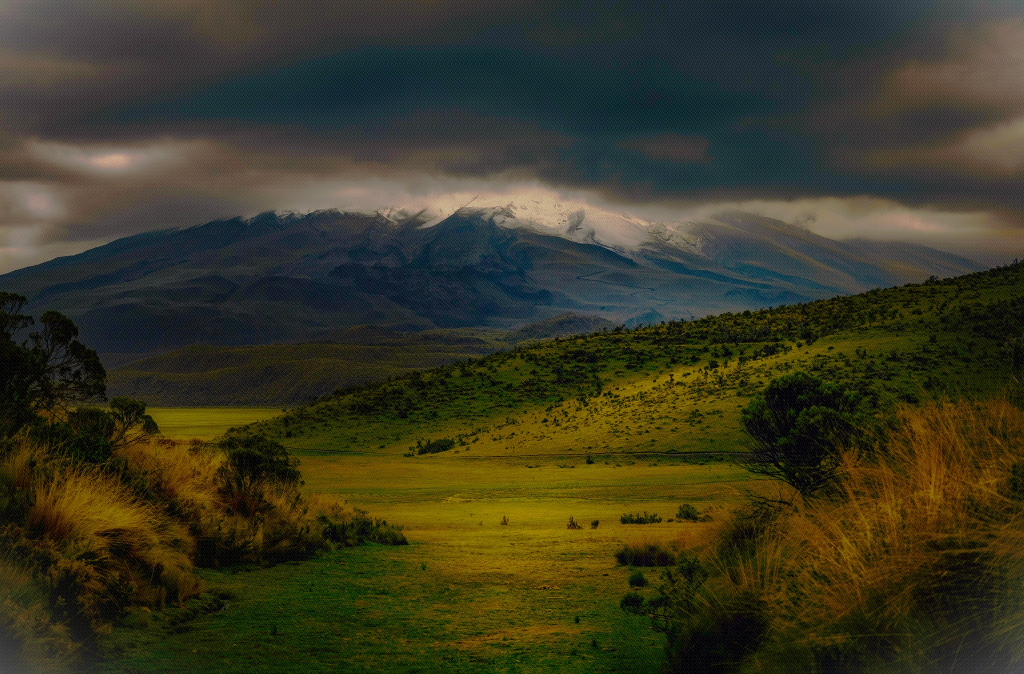
#> input picture attacked_image/hey.jpg, 2048 x 1348 px (shown at 1/2 size)
$ python -i app.py   (imports and definitions only)
#> lines starting #> are read from the running program, lines starting #| are printed output that depends on the picture
import io
import os
from typing import List

import cv2
import numpy as np
import streamlit as st
from PIL import Image

from watermark_embed import embed_watermark_bgr, save_image
from watermark_detect import detect_watermark_bgr
from metrics import compute_psnr, compute_mse, compute_ssim


# [15 lines not run here, left out]
# [1 line that did not run here, left out]
# [53 lines not run here, left out]
# [1 line that did not run here, left out]
# [4 lines not run here, left out]

# Helper for severity label

# [8 lines left out: function _tamper_severity, not called in this run]

# [24 lines not run here, left out]
# [1 line that did not run here, left out]
# [33 lines not run here, left out]

# Attack helpers

def _atk_jpeg(img: np.ndarray, q: int) -> np.ndarray:
	encode_param = [int(cv2.IMWRITE_JPEG_QUALITY), int(q)]
	_, enc = cv2.imencode('.jpg', img, encode_param)
	return cv2.imdecode(enc, cv2.IMREAD_COLOR)


def _atk_resize(img: np.ndarray, scale_pct: int) -> np.ndarray:
	scale = max(0.1, scale_pct / 100.0)
	h, w = img.shape[:2]
	small = cv2.resize(img, (int(w * scale), int(h * scale)), interpolation=cv2.INTER_AREA if scale < 1 else cv2.INTER_CUBIC)
	return cv2.resize(small, (w, h), interpolation=cv2.INTER_CUBIC)


def _atk_rotate(img: np.ndarray, angle: int) -> np.ndarray:
	h, w = img.shape[:2]
	M = cv2.getRotationMatrix2D((w // 2, h // 2), float(angle), 1.0)
	return cv2.warpAffine(img, M, (w, h), flags=cv2.INTER_CUBIC, borderMode=cv2.BORDER_REFLECT)


def _atk_noise(img: np.ndarray, sigma: float) -> np.ndarray:
	noise = np.random.normal(0, sigma, img.shape).astype(np.float32)
	noisy = np.clip(img.astype(np.float32) + noise, 0, 255).astype(np.uint8)
	return noisy


# [9 lines left out: function _atk_crop, not called in this run]


def _atk_blur(img: np.ndarray, k: int) -> np.ndarray:
	k = max(3, int(k) | 1)
	return cv2.GaussianBlur(img, (k, k), 0)


def _atk_translate(img: np.ndarray, shift: int) -> np.ndarray:
	# Circular shift to misalign 8x8 blocks
	shift = int(shift)
	return np.roll(np.roll(img, shift, axis=0), shift, axis=1)


# [15 lines left out: function _atk_desync_crop, not called in this run]


def _atk_chain(img: np.ndarray) -> np.ndarray:
	# Very strong composite: translate 4 -> resize 50% -> JPEG 50 -> rotate 10 -> noise 10
	out = _atk_translate(img, 4)
	out = _atk_resize(out, 50)
	out = _atk_jpeg(out, 50)
	out = _atk_rotate(out, 10)
	out = _atk_noise(out, 10.0)
	return out

# Mapping for presets

# [20 lines left out: function _preset_param, not called in this run]

# [50 lines not run here, left out]

>>> import cv2
>>> picture = cv2.imread('attacked_image/hey.jpg')
#> picture is the input picture: shape (1348, 2048, 3); mean B, G, R 35.2, 56, 57.6
>>> result = _atk_chain(picture)
#> in _atk_translate, `return np.roll(np.roll(img, shift, axis=0), shift, axis=1)`:
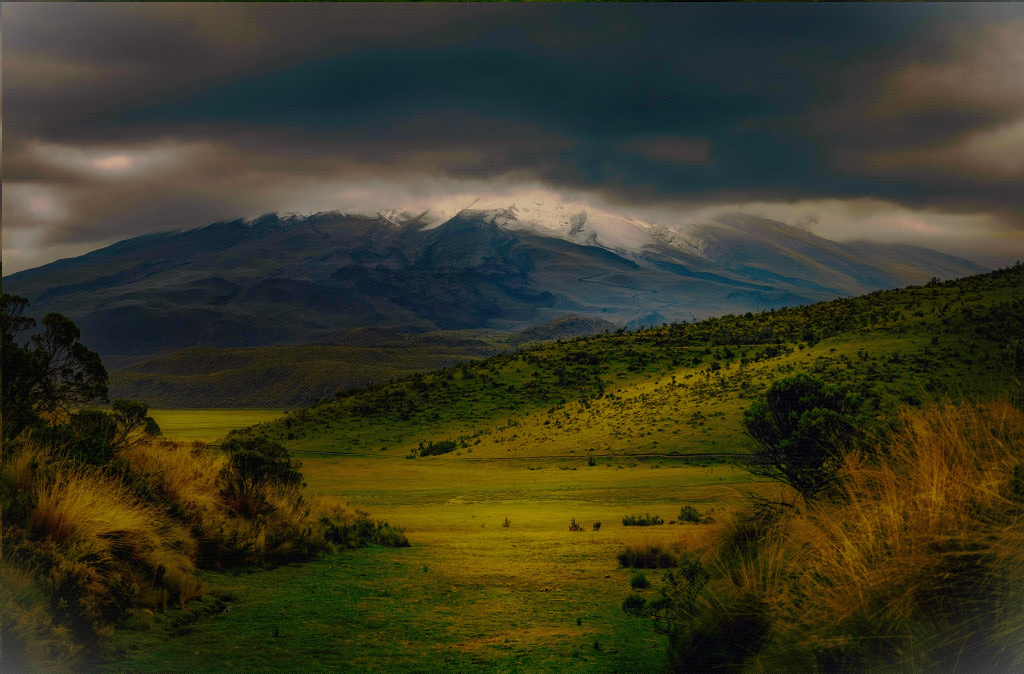
#> returned value: shape (1348, 2048, 3) (shown at 1/2 size); mean of channels 0, 1, 2 35.2, 56, 57.6; drawn as B, G, R
#> in _atk_resize, `small = cv2.resize(img, (int(w * scale), int(h * scale)), interpolatio..`:
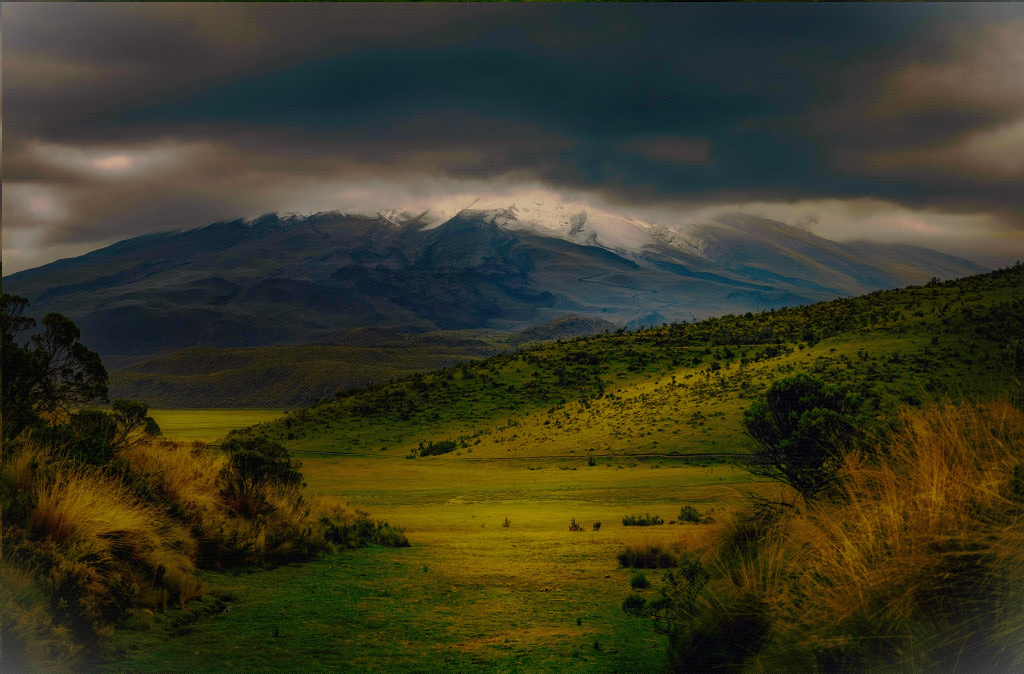
#> small: shape (674, 1024, 3); mean B, G, R 35.3, 56.1, 57.7
#> in _atk_rotate, `return cv2.warpAffine(img, M, (w, h), flags=cv2.INTER_CUBIC, borderMod..`:
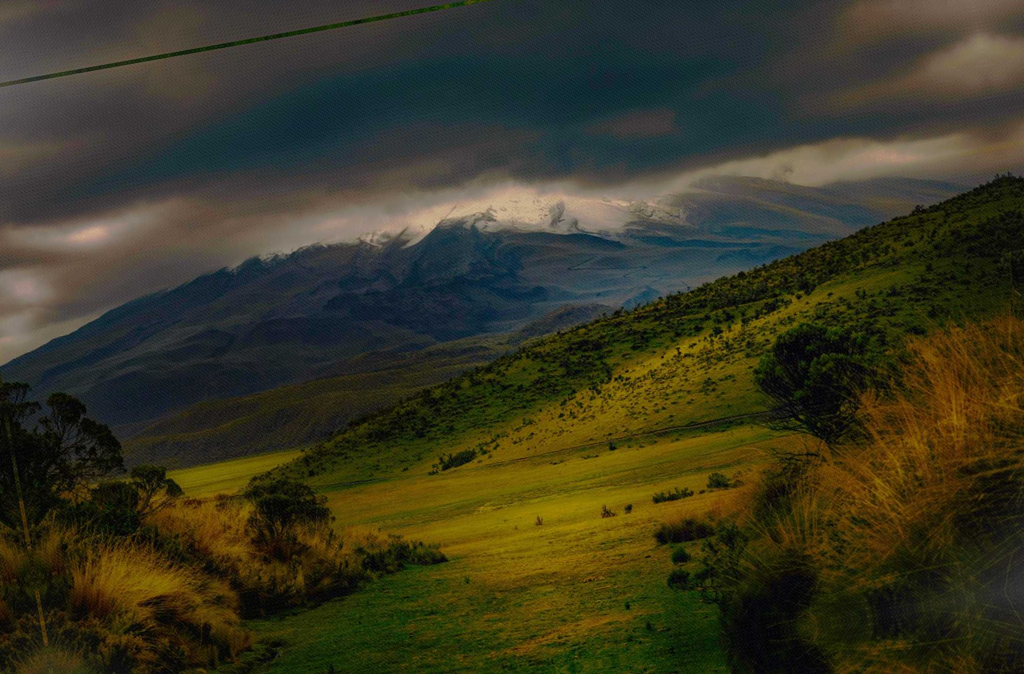
#> returned value: shape (1348, 2048, 3) (shown at 1/2 size); mean of channels 0, 1, 2 35.2, 55.4, 57.5; drawn as B, G, R
